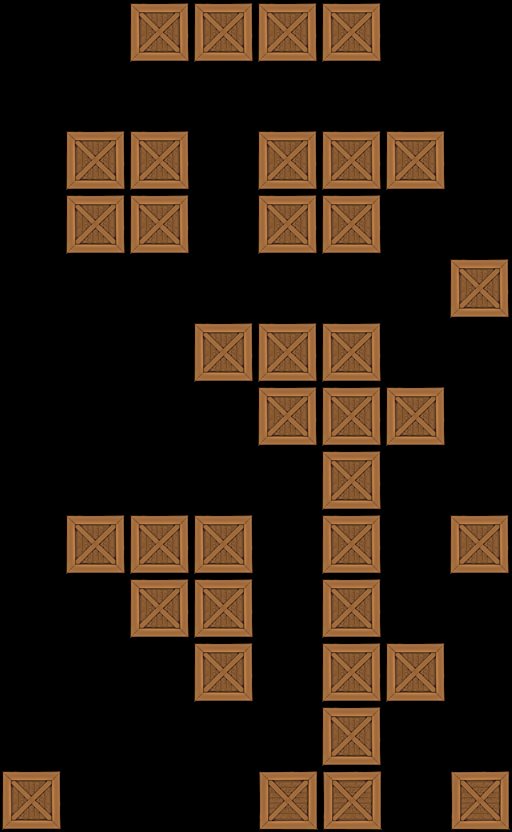

Rendered tile map (Tiled .tmx) drawn with the repository's tilesets; below, a short description and the map source with its tile grids summarised:
An orthogonal 8x13 tile map with 64x64 px tiles, 1 tile layer (Tile Layer 1).

<map version="1.0" orientation="orthogonal" width="8" height="13" tilewidth="64" tileheight="64">
 <tileset firstgid="1" name="crate" tilewidth="64" tileheight="64">
  <image source="../../crate3.png" width="64" height="64" />
 </tileset>
 <layer name="Tile Layer 1" width="8" height="13">
  <data>[104 cells, 37 non-empty, 1 distinct tile ids]</data>
 </layer>
</map>
